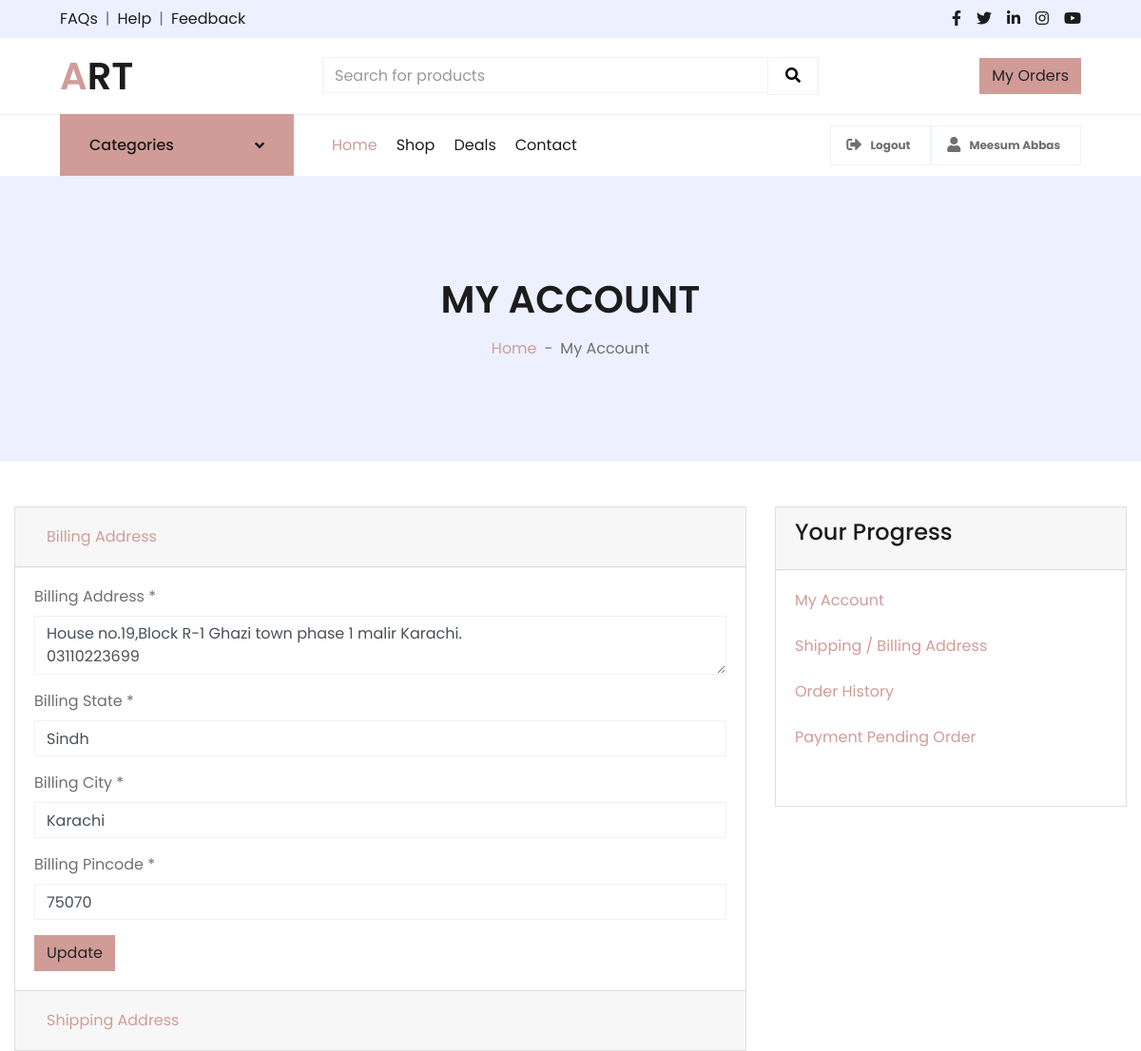
Page /bill-ship-addresses.php (signed in) on the committed database.
### tables this page shows
CREATE TABLE `users` (
  `id` int(11) NOT NULL,
  `name` varchar(255) DEFAULT NULL,
  `email` varchar(255) DEFAULT NULL,
  `contactno` bigint(11) DEFAULT NULL,
  `password` varchar(255) DEFAULT NULL,
  `shippingAddress` longtext DEFAULT NULL,
  `shippingState` varchar(255) DEFAULT NULL,
  `shippingCity` varchar(255) DEFAULT NULL,
  `shippingPincode` int(11) DEFAULT NULL,
  `billingAddress` longtext DEFAULT NULL,
  `billingState` varchar(255) DEFAULT NULL,
  `billingCity` varchar(255) DEFAULT NULL,
  `billingPincode` int(11) DEFAULT NULL,
  `regDate` timestamp NOT NULL DEFAULT current_timestamp(),
  `updationDate` varchar(255) DEFAULT NULL
);

### bill-ship-addresses.php (the view, shortened to what this page needs)
<?php
include('include/config.php');
if (strlen($_SESSION['login']) == 0) {
    header('location:.php');
} else {
?>
    <!DOCTYPE html>
    <html lang="en">
    <head>
        <link href="https://cdnjs.cloudflare.com/ajax/libs/font-awesome/5.10.0/css/all.min.css" rel="stylesheet">
        <link href="lib/owlcarousel/assets/owl.carousel.min.css" rel="stylesheet">
        <link href="css/style.css" rel="stylesheet">
    </head>
    <body>
        <?php
        include 'include/top-header.php';
        ?>
        <?php
        include 'include/navbar2.php';
        ?>
        <div class="container-fluid bg-secondary mb-5">
            <div class="d-flex flex-column align-items-center justify-content-center" style="min-height: 300px">
                <h1 class="font-weight-semi-bold text-uppercase mb-3">My Account </h1>
                <div class="d-inline-flex">
                    <p class="m-0"><a href="">Home</a></p>
                    <p class="m-0 px-2">-</p>
                    <p class="m-0">My Account</p>
                </div>
            </div>
        </div>
        <div class="container-fluid">
            <div class="row">
                <div class="col-lg-8 col-md-10 col-sm-12">
                    <div class="accordion" id="accordionExample">
                        <div class="card">
                            <div class="card-header" id="headingOne">
                                <h2 class="mb-0">
                                    <button class="btn btn-link btn-block text-left" type="button" data-toggle="collapse" data-target="#collapseOne" aria-expanded="true" aria-controls="collapseOne">
                                        Billing Address
                                    </button>
                                </h2>
                            </div>
                            <div id="collapseOne" class="collapse show" aria-labelledby="headingOne" data-parent="#accordionExample">
                                <div class="card-body">
                                        <?php
													$query = mysqli_query($con, "select * from users where id='" . $_SESSION['id'] . "'");
													while ($row = mysqli_fetch_array($query)) {
													?>
                                            <form action="" role="form" method="post">
                                                <div class="form-group">
                                                    <label for="Billing Address">Billing Address <span>*</span></label>
                                                    <textarea class="form-control" name="billingaddress" required="required"><?php echo $row['billingAddress']; ?></textarea>
                                                </div>
                                                <div class="form-group">
                                                    <label for="Billing State">Billing State <span>*</span></label>
                                                    <input type="text" class="form-control" id="bilingstate" name="bilingstate" value="<?php echo $row['billingState']; ?>" required>
                                                </div>
                                                <div class="form-group">
                                                    <label for="Billing City">Billing City <span>*</span></label>
                                                    <input type="text" class="form-control " id="billingcity" name="billingcity" required value="<?php echo $row['billingCity']; ?>">
                                                </div>
                                                <div class="form-group">
													<label for="Billing Pincode">Billing Pincode <span>*</span></label>
													<input type="text" class="form-control" id="billingpincode" name="billingpincode" required="required" value="<?php echo $row['billingPincode']; ?>">
												</div>
                                                <button type="submit" name="update" class="btn btn-primary">Update</button>
                                            </form>
                                        <?php } ?>
                                </div>
                            </div>
                        </div>
                        <div class="card">
                            <div class="card-header" id="headingTwo">
                                <h2 class="mb-0">
                                    <button class="btn btn-link btn-block text-left collapsed" type="button" data-toggle="collapse" data-target="#collapseTwo" aria-expanded="false" aria-controls="collapseTwo">
                                        Shipping Address
                                    </button>
                                </h2>
                            </div>
                        </div>
                    </div>
                </div>
                <?php
                include 'include/my-account-sidebar.php';
                ?>
    </body>
<?php } ?>
    </html>

### rows in the picture
users: billingaddress "House no.19,Block R-1 Ghazi town phase 1 malir Karachi. 03110223699", bilingstate "Sindh", billingcity "Karachi", billingpincode "75070"

### other values in the picture
$_SESSION['username'] "Meesum Abbas"
